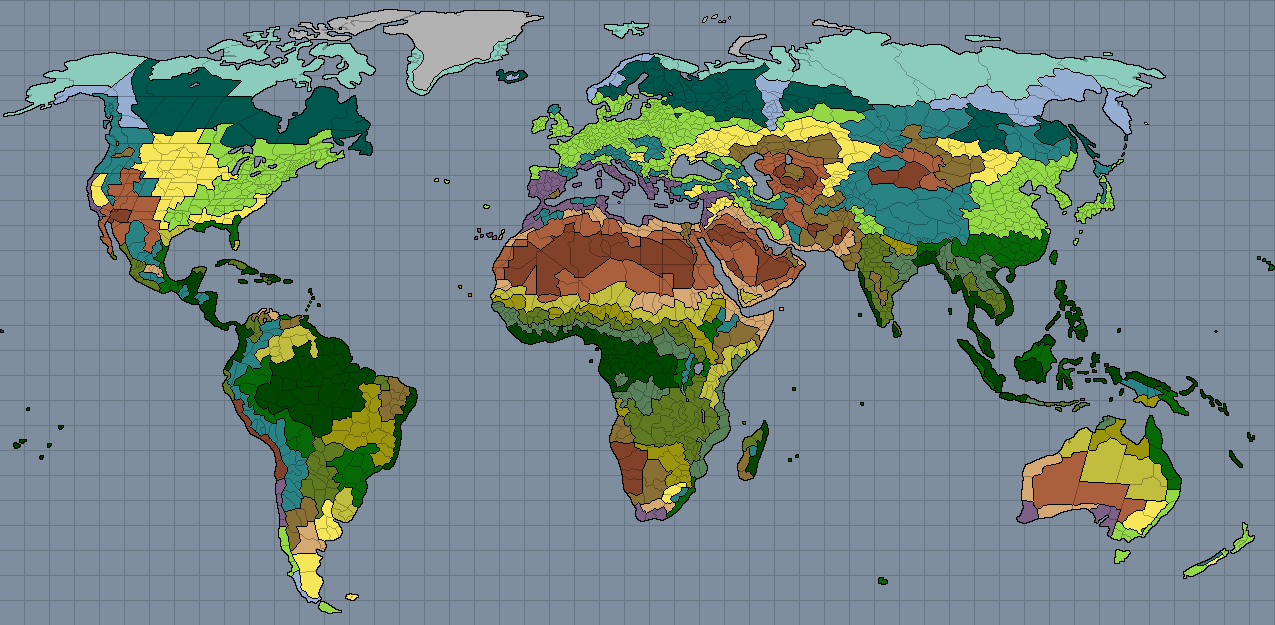
#> input picture CustomScripts/biomes.png, 1275 x 625 px
$ python heightmapper.py
#> lines starting #> are read from the running program, lines starting #| are printed output that depends on the picture; after the words box and inside, x2 and y2 are one past the last pixel; in counts of white or black regions, pixels touching at a corner belong together
import numpy as np
from PIL import Image, ImageFilter

# 1. Define the biome-to-height mapping (RGB: Height)
# Heights are scaled to 0-255 for grayscale representation
biome_map = {
    (0, 70, 0): 0.15,
    (0, 87, 78): 0.35,
    (6, 104, 6): 0.40,
    (41, 131, 132): 0.70,
    (89, 129, 89): 0.15,
    (96, 122, 34): 0.25,
    (124, 96, 134): 0.20,
    (126, 142, 158): 0.0,
    (129, 66, 41): 0.10,
    (136, 111, 51): 0.25,
    (140, 204, 189): 0.30,
    (146, 216, 71): 0.20,
    (149, 174, 210): 0.85,
    (155, 149, 14): 0.15,
    (170, 95, 61): 0.20,
    (178, 178, 178): 0.40,
    (193, 189, 62): 0.15,
    (214, 169, 114): 0.15,
    (245, 231, 89): 0.20
}

def create_heightmap(input_path, output_path):
    # Open the biome map
#> called with input_path = 'biomes.png', output_path = 'heightmap.png'
    img = Image.open(input_path).convert("RGB")
#> img is the input picture: PIL image 1275x625 RGB; mean R, G, B 115.3, 134.2, 129.4
    data = np.array(img)

    # Create an empty array for the heightmap (float for precision)
    height_array = np.zeros((data.shape[0], data.shape[1]), dtype=np.float32)

    print("Mapping colors to heights...")
    # Loop through the defined map and apply heights to the array
    for rgb, height in biome_map.items():
        # Find pixels matching this specific RGB color
        mask = np.all(data == rgb, axis=-1)
        height_array[mask] = height * 255
#> this loop made 19 passes
#> pass 1, in create_heightmap, `mask = np.all(data == rgb, axis=-1)`:
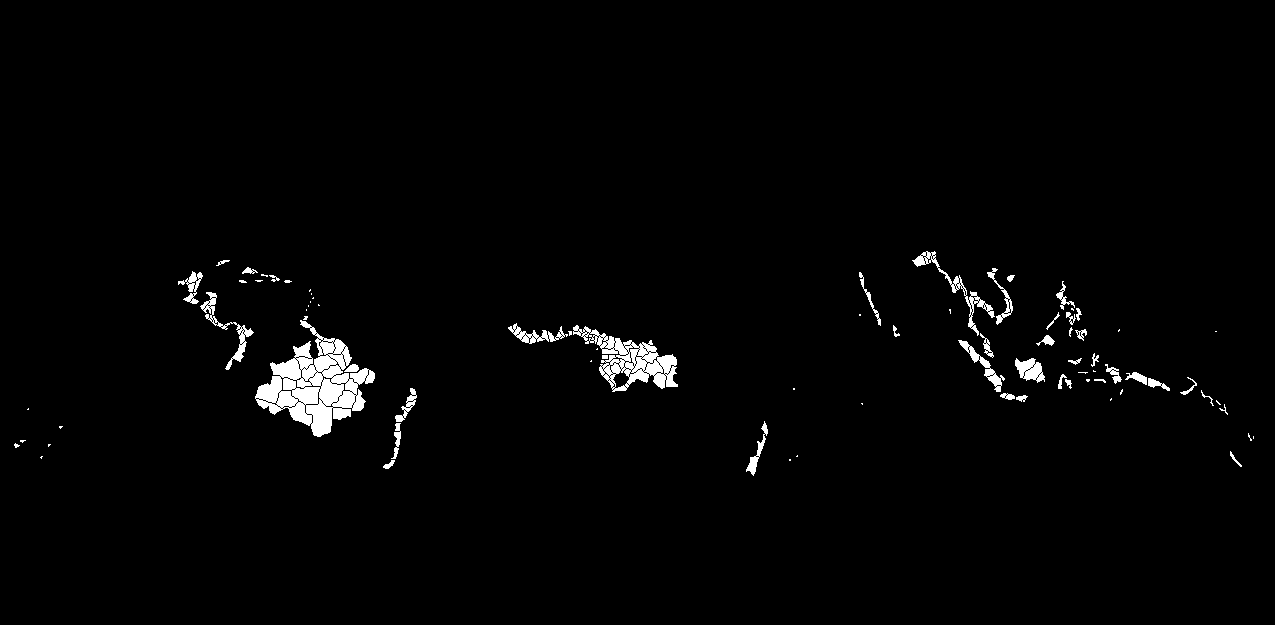
#> mask: shape (625, 1275) bool; 1.9% white; 81 white regions (39 under 20 px), largest, box (x1, y1, x2, y2) and area: (255, 320, 375, 437) 6112, (573, 325, 678, 392) 2623, (912, 251, 995, 336) 737
#> pass 2, in create_heightmap, `mask = np.all(data == rgb, axis=-1)`:
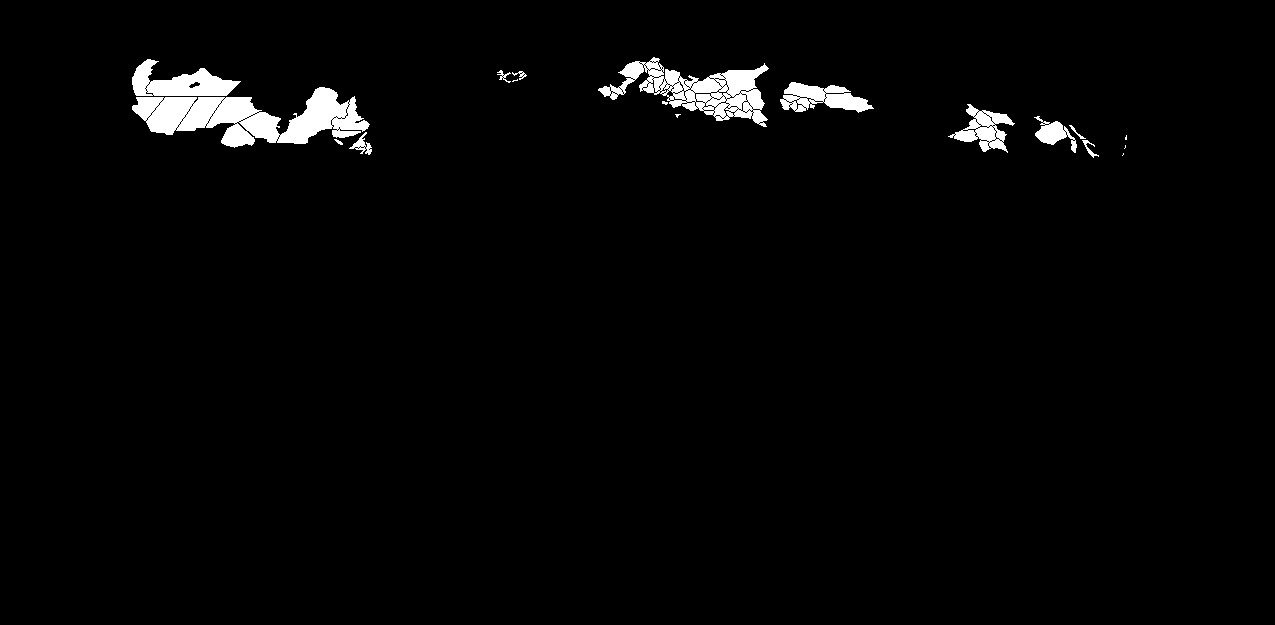
#> mask: shape (625, 1275) bool; 2.3% white; 18 white regions (6 under 20 px), largest, box (x1, y1, x2, y2) and area: (132, 87, 370, 148) 7377, (598, 57, 769, 127) 4589, (132, 59, 241, 96) 2156
#> pass 3, in create_heightmap, `mask = np.all(data == rgb, axis=-1)`:
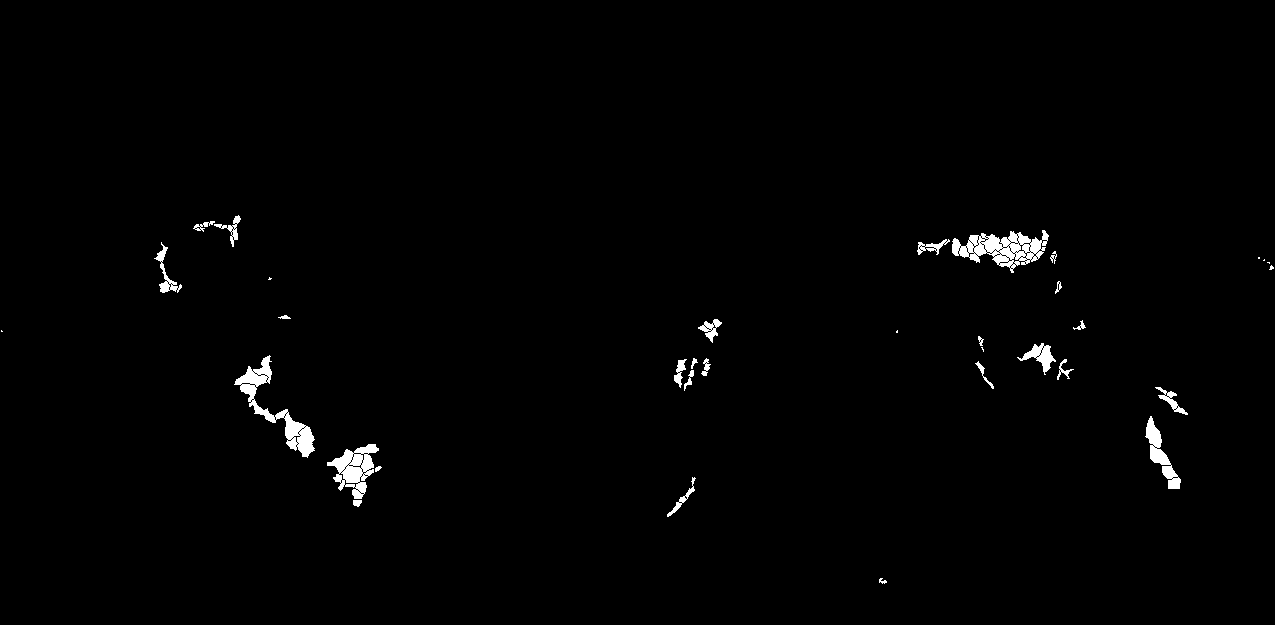
#> mask: shape (625, 1275) bool; 1.1% white; 34 white regions (8 under 20 px), largest, box (x1, y1, x2, y2) and area: (952, 230, 1049, 273) 1929, (234, 355, 315, 458) 1763, (327, 444, 379, 499) 1353
#> after the loop:
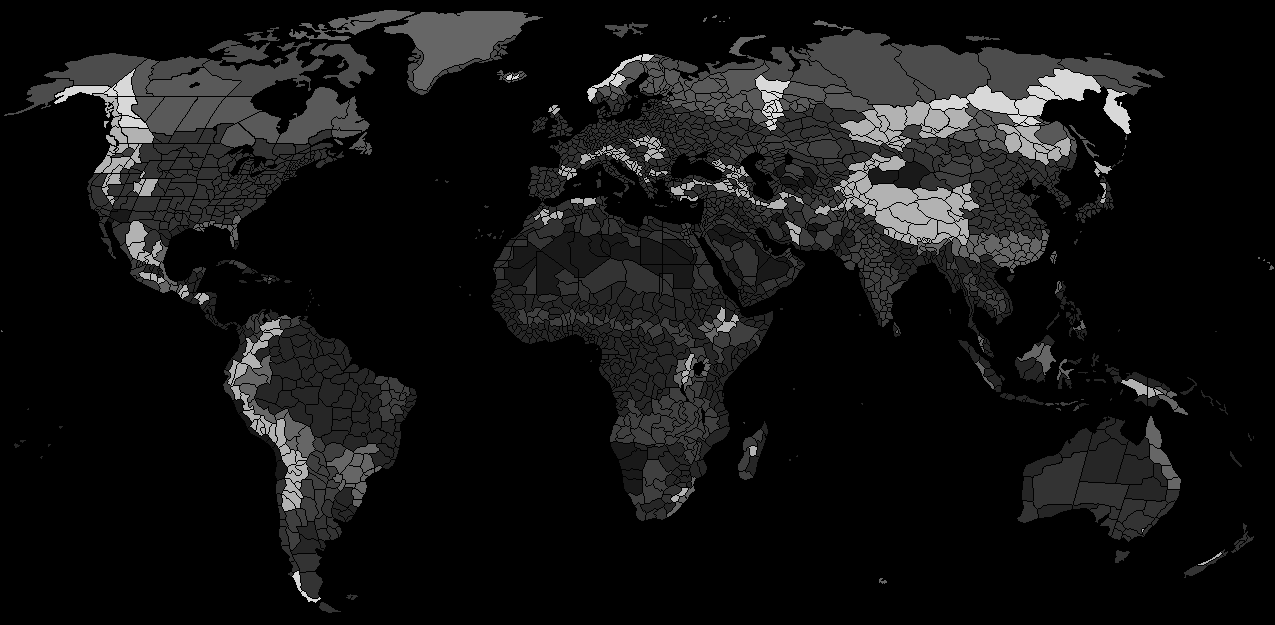
#> height_array: shape (625, 1275) float32; min 0, max 216.8, mean 19.9

    # Convert to 8-bit image
    height_img = Image.fromarray(height_array.astype(np.uint8), mode='L')

    # Apply a Blur to smooth the transitions (The "Blending" part)
    # Increase the radius for smoother, more gradual slopes
    print("Smoothing transitions...")
    smooth_heightmap = height_img.filter(ImageFilter.GaussianBlur(radius=5))
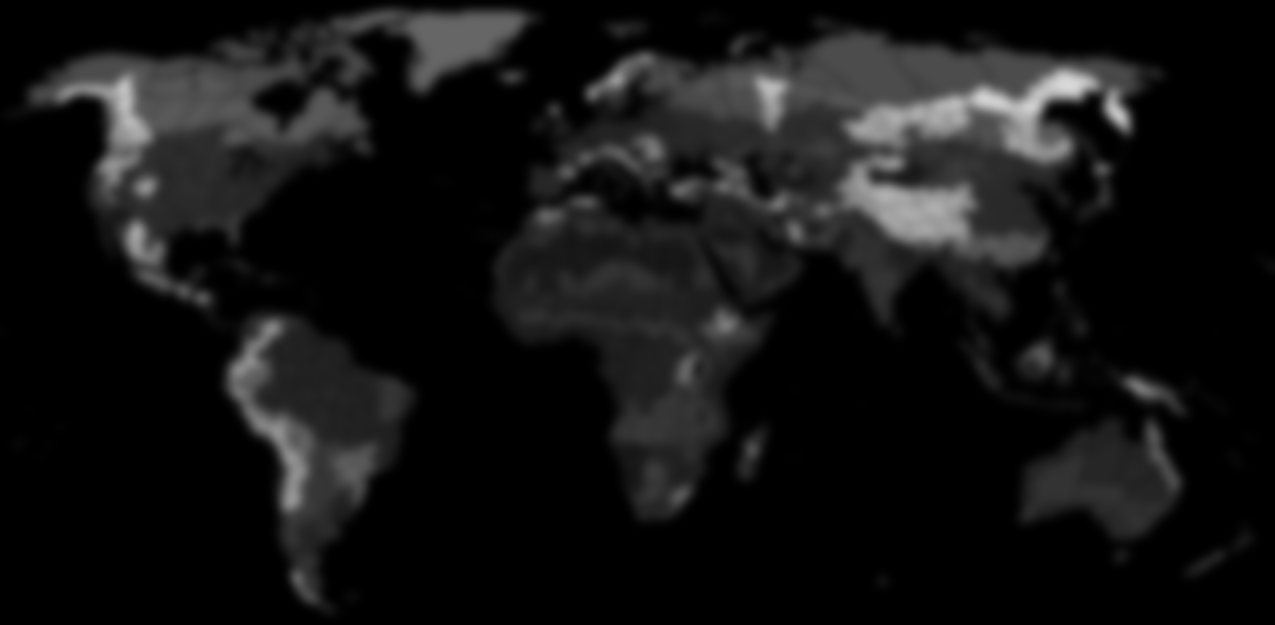
#> smooth_heightmap: PIL image 1275x625 L; min 0, max 216, mean 19.8

    # Save the result
    smooth_heightmap.save(output_path)
    print(f"Done! Saved to {output_path}")

if __name__ == "__main__":
    create_heightmap("biomes.png", "heightmap.png")
